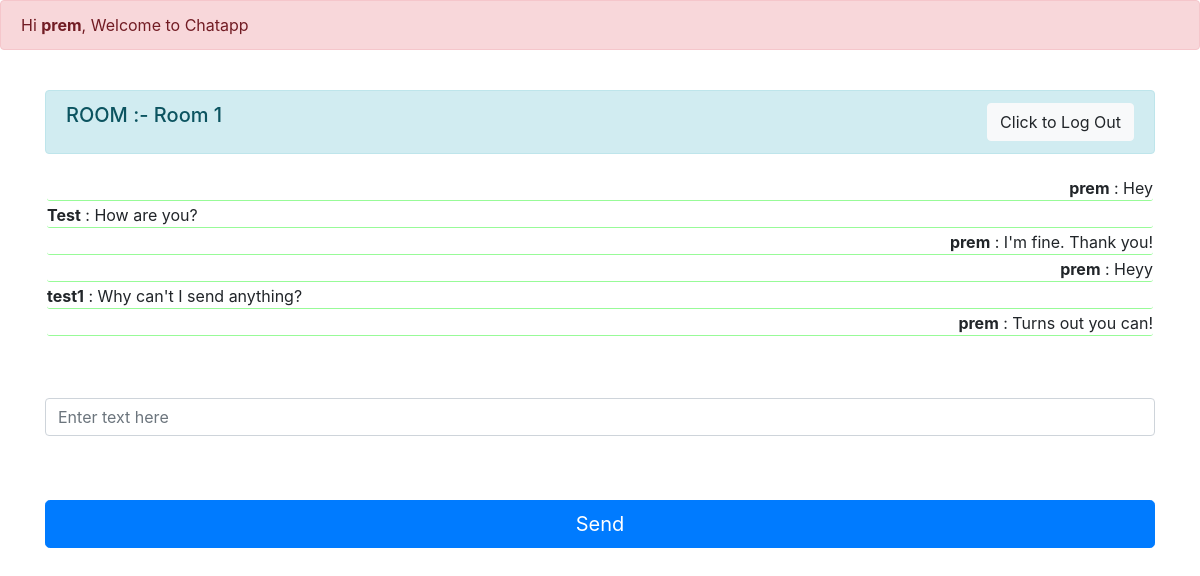
Page /room_1/ (signed in) on the committed database.
### chatapp/models.py (models this page shows, shortened)
class Room(models.Model):
    name = models.CharField(max_length=20)
    slug = models.SlugField(max_length=100)

class Message(models.Model):
    user = models.ForeignKey(User, on_delete=models.CASCADE)
    content = models.TextField()
    room = models.ForeignKey(Room, on_delete=models.CASCADE)
    created_on = models.DateTimeField(auto_now_add=True)

### chatapp/views.py (the view)
# urls.py: path("<str:slug>/", views.room, name="room"),
def room(request,slug):
    room_name=Room.objects.get(slug=slug).name
    messages=Message.objects.filter(room=Room.objects.get(slug=slug))
    return render(request, "room.html",{"room_name":room_name,"slug":slug,'messages':messages})

### templates/room.html (shortened to what this page needs)
{% extends 'base.html' %}
{% block content %}
{% if user.is_authenticated %}
  <div class="container">
    <div class="row d-flex justify-content-center">
        <div class="col-12">
            <div class="alert alert-info d-flex justify-content-between" role="alert">
              <h5>ROOM :- {{room_name}}</h5>
              <a href="/accounts/logout/">
                <button type="button" class="btn btn-light">Click to Log Out</button>
              </a>
            </div>
            <form>
                <div class="form-group">
                  {% if messages %}
                  <div class="jumbotron" id="chatbox" style="padding: 4px 2px;max-height: 300px;  /* Adjust the max-height as needed */
                  overflow-y: scroll;
                "">
                      {% for message in messages %}
                        <div class="chat-message {% if message.user == request.user %}text-right{% else %}text-left{% endif %}">
                          <b>{{ message.user.username }}</b> : {{ message.content }}<br>
                        </div>
                        {% endfor %}
                  </div>
                  {% else %}
                  <div class="jumbotron" id="chatbox" style="padding: 4px 2px;"></div>
                  <b>No Messages in this Room.</b>
                    {% endif %}
                </div>
                <br/>
                <div class="form-group" style="width: 100%;">
                    <input class="form-control" placeholder="Enter text here" id="my_input" type="text" required></br>
                </div>
                <br/>
                <input class="btn btn-primary btn-lg btn-block" id="submit_button" type="button" value="Send">
            </form>
        </div>
    </div>
</div>
{% endif %}
<br/>
{% endblock %}

### templates/base.html (shortened to what this page needs)
<!doctype html>
<html lang="en">
<head>
  <link rel="stylesheet" href="https://cdn.jsdelivr.net/npm/bootstrap@4.3.1/dist/css/bootstrap.min.css"
>
</head>
<body>
  {% block header%}
  <div class="alert alert-danger" role="alert">
    Hi <b>{{ user.username }}</b>, Welcome to Chatapp
  </div>
  <br />
  {% endblock %}
  <main>
    {% block content %}
    {% endblock %}
  </main>
</body>
</html>

### templates/base.html (style rules this page uses)
.chat-message { width: 100%; border-bottom: 1px solid palegreen; border-radius: 3px; margin: 2px 0px; }
.jumbotron { background-color: white; }

### rows in the picture
Room: name "Room 1"
Message: user.username "prem", content "Hey"
Message: user.username "Test", content "How are you?"
Message: user.username "prem", content "I'm fine. Thank you!"
Message: user.username "prem", content "Heyy"
Message: user.username "test1", content "Why can't I send anything?"
Message: user.username "prem", content "Turns out you can!"

### other values in the picture
{{ user.username }} "prem"
